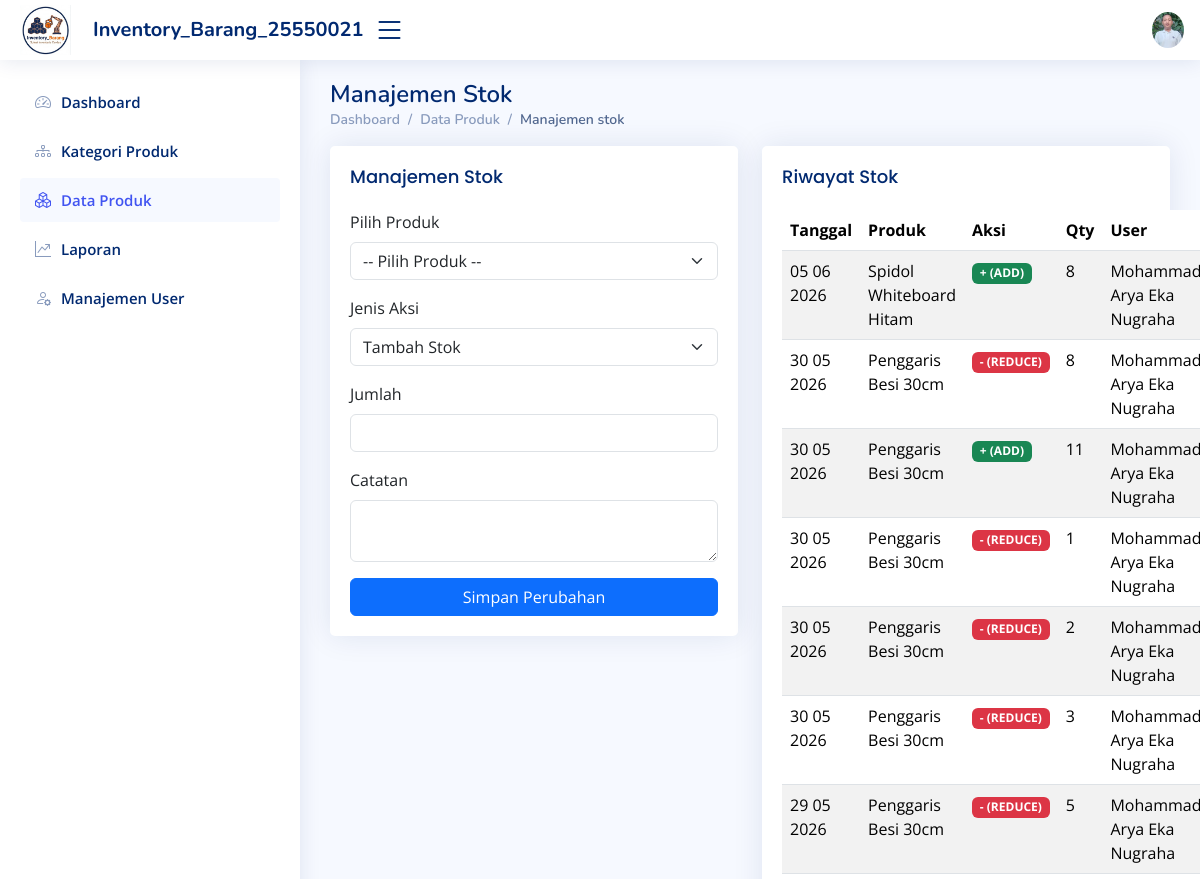
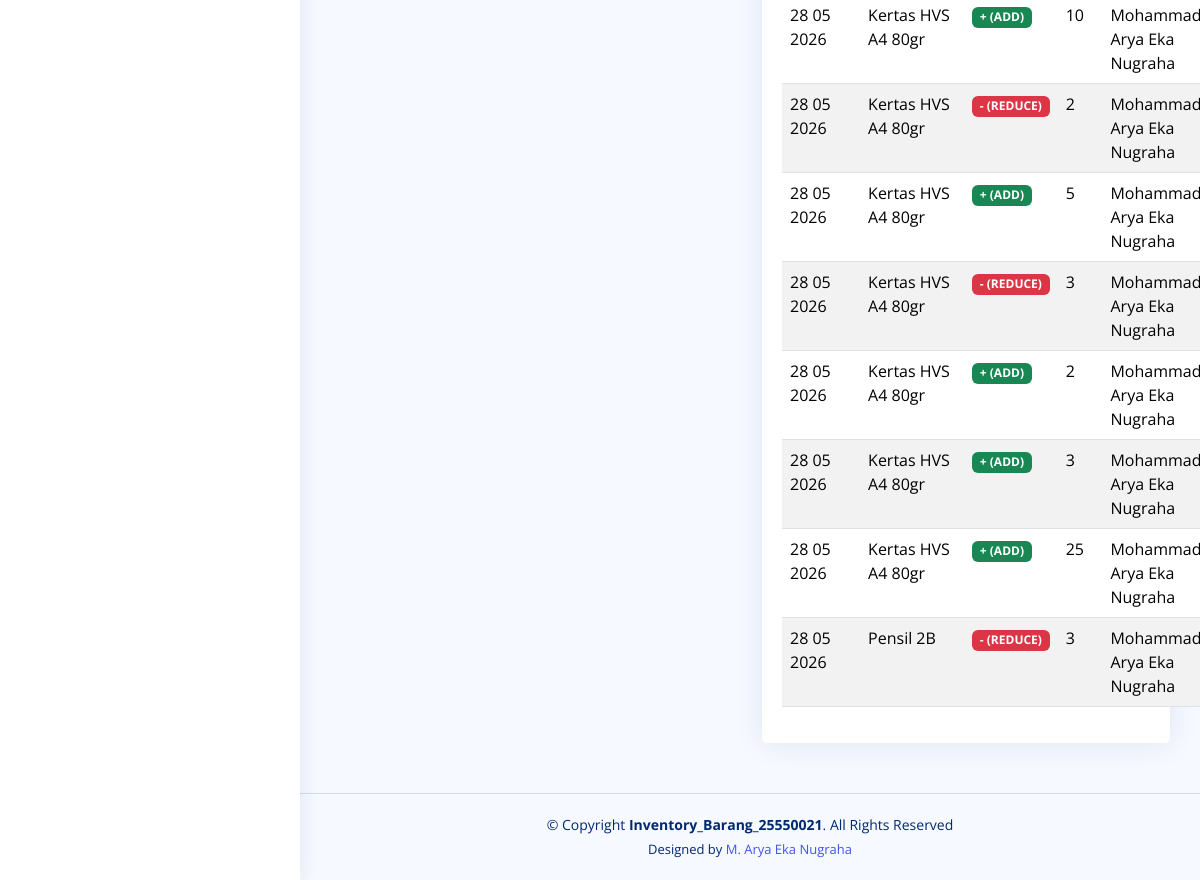
/stok.php (signed in), run on the app's committed database (2 pictures, top to bottom).
### tables this page shows
CREATE TABLE `stock_logs` (
  `id` int(11) NOT NULL,
  `product_id` int(11) NOT NULL,
  `change_type` enum('ADD','EDIT','REDUCE') NOT NULL,
  `qty` int(11) NOT NULL,
  `stock_before` int(11) NOT NULL,
  `stock_after` int(11) NOT NULL,
  `note` text DEFAULT NULL,
  `created_at` timestamp NOT NULL DEFAULT current_timestamp(),
  `created_by` int(11) NOT NULL
);

CREATE TABLE `products` (
  `id` int(11) NOT NULL,
  `category_id` int(11) NOT NULL,
  `PRODUCT_CODE` varchar(50) NOT NULL,
  `product_name` varchar(150) NOT NULL,
  `stock` int(11) NOT NULL DEFAULT 0,
  `min_stock` int(11) NOT NULL DEFAULT 0,
  `price` decimal(10,2) NOT NULL DEFAULT 0.00,
  `gambar` varchar(255) DEFAULT NULL,
  `created_at` timestamp NOT NULL DEFAULT current_timestamp(),
  `update_at` timestamp NOT NULL DEFAULT current_timestamp() ON UPDATE current_timestamp()
);

CREATE TABLE `users` (
  `id` int(11) NOT NULL,
  `name` varchar(100) NOT NULL,
  `email` varchar(100) NOT NULL,
  `password` varchar(255) NOT NULL,
  `role` enum('admin','staff') NOT NULL,
  `is_active` tinyint(1) DEFAULT 1,
  `created_at` timestamp NOT NULL DEFAULT current_timestamp()
);

### stok.php (the view, shortened to what this page needs)
<!DOCTYPE html>
<html lang="en">
<head>
  <link href="assets/vendor/bootstrap/css/bootstrap.min.css" rel="stylesheet">
  <link href="assets/vendor/bootstrap-icons/bootstrap-icons.css" rel="stylesheet">
  <link href="assets/vendor/boxicons/css/boxicons.min.css" rel="stylesheet">
  <link href="assets/vendor/quill/quill.snow.css" rel="stylesheet">
  <link href="assets/vendor/quill/quill.bubble.css" rel="stylesheet">
  <link href="assets/vendor/remixicon/remixicon.css" rel="stylesheet">
  <link href="assets/vendor/simple-datatables/style.css" rel="stylesheet">
  <link href="assets/css/style.css" rel="stylesheet">
  </head>
<body>
  <header id="header" class="header fixed-top d-flex align-items-center">
    <div class="d-flex align-items-center justify-content-between">
      <a href="index.php" class="logo d-flex align-items-center me-auto me-lg-0" style="max-width: none; width: auto;">
        <img src="assets/img/logo Inventory_Barang.png" alt="Logo" style="max-height: 50px;">
        <span class="d-none d-lg-block fs-5 ms-2" style="font-size: 24px; padding-left: 8px; white-space: nowrap;">Inventory_Barang_25550021</span>
      </a>
      <i class="bi bi-list toggle-sidebar-btn"></i>
        </div>
    <nav class="header-nav ms-auto">
      <ul class="d-flex align-items-center">
        <li class="nav-item dropdown pe-3">
          <a class="nav-link nav-profile d-flex align-items-center pe-0" href="#" data-bs-toggle="dropdown">
            <img src="assets/img/Profile-Arya.jpg" alt="Profile" class="rounded-circle">
          </a>
        </li>
      </ul>
    </nav>
  </header>
  <aside id="sidebar" class="sidebar">
    <?php
      $current_page = basename($_SERVER['PHP_SELF']);
    ?>
    <ul class="sidebar-nav" id="sidebar-nav">
      <li class="nav-item">
        <a class="nav-link <?php echo ($current_page == 'index.php') ? '' : 'collapsed'; ?>" href="index.php">
         	<i class="bi bi-speedometer2"></i>
          <span>Dashboard</span>
        </a>
      </li>
       <li class="nav-item">
        <a class="nav-link <?php echo ($current_page == 'kategori_produk.php') ? '' : 'collapsed'; ?>" href="kategori_produk.php">
          <i class="bi bi-diagram-3"></i>
          <span>Kategori Produk</span>
        </a>
      </li>
        <li class="nav-item">
        <a class="nav-link" href="produk.php" style="background: #f6f9ff; color: #4154f1;">
          <i class="bi bi-boxes" style="color: #4154f1;"></i>
          <span style="color: #4154f1; font-weight: 600;">Data Produk</span>
        </a>
      </li>
        <li class="nav-item">
        <a class="nav-link <?php echo ($current_page == 'laporan.php') ? '' : 'collapsed'; ?>" href="laporan.php">
          <i class="bi bi-graph-up-arrow"></i>
          <span>Laporan</span>
        </a>
      </li>
        <li class="nav-item">
        <a class="nav-link <?php echo ($current_page == 'users.php') ? '' : 'collapsed'; ?>" href="users.php">
          <i class="bi bi-person-gear"></i>
          <span>Manajemen User</span>
        </a>
      </li>
    </ul>
  </aside>
  <main id="main" class="main">
    <div class="pagetitle">
      <h1>Manajemen Stok</h1>
      <nav>
        <ol class="breadcrumb">
          <li class="breadcrumb-item"><a href="index.php">Dashboard</a></li>
          <li class="breadcrumb-item">Data Produk</li>
          <li class="breadcrumb-item active">Manajemen stok</li>
        </ol>
      </nav>
    </div>
    <section class="section">
        <div class="row">
            <div class="col-lg-6">
                <div class="card">
                    <div class="card-body">
                        <h5 class="card-title">Manajemen Stok</h5>
                        <form method="POST">
                            <div class="mb-3">
                                <label class="form-label">Pilih Produk</label>
                                <select name="product_id" class="form-select" required>
                                    <option selected disabled>-- Pilih Produk --</option>
                                    <?php
                                    include "koneksi.php";
                                    ?>
                                </select>
                            </div>
                            <div class="mb-3">
                                <label class="form-label">Jenis Aksi</label>
                                <select name="change_type" class="form-select">
                                    <option value="ADD">Tambah Stok</option>
                                </select>
                            </div>
                            <div class="mb-3">
                                <label class="form-label">Jumlah</label>
                                <input type="number" name="qty" class="form-control" required>
                            </div>
                            <div class="mb-3">
                                <label class="form-label">Catatan</label>
                                <textarea name="note" class="form-control" rows="2"></textarea>
                            </div>
                            <button type="submit" name="submit" class="btn btn-primary w-100">
                                Simpan Perubahan
                            </button>
                        </form>
                    </div>
                </div>
            </div>
            <div class="col-lg-6">
                <div class="card">
                    <div class="card-body">
                        <h5 class="card-title">Riwayat Stok</h5>
                        <table class="table table-striped">
                            <thead>
                                <tr>
                                   <th>Tanggal</th>
                                   <th>Produk</th>
                                   <th>Aksi</th>
                                   <th>Qty</th>
                                   <th>User</th>
                                </tr>
                            </thead>
                            <tbody>
                                <?php
                                $query = mysqli_query($conn, "
  SELECT sl.*, p.product_name, u.name
  FROM stock_logs sl
  JOIN products p ON sl.product_id = p.id
  JOIN users u ON sl.created_by = u.id
  ORDER BY sl.created_at DESC
");
                                while ($row = mysqli_fetch_assoc($query)) {
                                    $badge = $row['change_type'] == 'ADD'
                                        ? "<span class='badge bg-success'>+ (ADD)</span>"
                                        : "<span class='badge bg-danger'>- (REDUCE)</span>";
                                             echo "<tr>
    <td>" . date('d m Y', strtotime($row['created_at'])) ."</td>
    <td>{$row['product_name']}</td>
    <td>$badge</td>
    <td>{$row['qty']}</td>
    <td>{$row['name']}</td>
</tr>";
                                }
                                ?>
                            </tbody>
                        </table>
                    </div>
                </div>
            </div>
   </div>
</section>
  </main>
  <footer id="footer" class="footer">
    <div class="copyright">
      &copy; Copyright <strong><span>Inventory_Barang_25550021</span></strong>. All Rights Reserved
    </div>
    <div class="credits">
      Designed by <a href="https://instagram.com/aragsbshs/" target="_blank">M. Arya Eka Nugraha</a>
    </div>
  </footer>
</body>
</html>

### assets/css/style.css (style rules this page uses)
:root { scroll-behavior: smooth; }
body { font-family: "Open Sans", sans-serif; background: #f6f9ff; color: #444444; }
a { color: #4154f1; text-decoration: none; }
h1, h2, h3, h4, h5, h6 { font-family: "Nunito", sans-serif; }
#main { margin-top: 60px; padding: 20px 30px; transition: all 0.3s; }
.pagetitle { margin-bottom: 10px; }
.pagetitle h1 { font-size: 24px; margin-bottom: 0; font-weight: 600; color: #012970; }
.card { margin-bottom: 30px; border: none; border-radius: 5px; box-shadow: 0px 0 30px rgba(1, 41, 112, 0.1); }
.card-title { padding: 20px 0 15px 0; font-size: 18px; font-weight: 500; color: #012970; font-family: "Poppins", sans-serif; }
.card-body { padding: 0 20px 20px 20px; }
.breadcrumb { font-size: 14px; font-family: "Nunito", sans-serif; color: #899bbd; font-weight: 600; }
.breadcrumb a { color: #899bbd; transition: 0.3s; }
.breadcrumb .breadcrumb-item::before { color: #899bbd; }
.breadcrumb .active { color: #51678f; font-weight: 600; }
.logo { line-height: 1; }
@media (min-width: 1200px) { .logo { width: 280px; } }
.logo img { max-height: 26px; margin-right: 6px; }
.logo span { font-size: 26px; font-weight: 700; color: #012970; font-family: "Nunito", sans-serif; }
.header { transition: all 0.5s; z-index: 997; height: 60px; box-shadow: 0px 2px 20px rgba(1, 41, 112, 0.1); background-color: #fff; padding-left: 20px; }
.header .toggle-sidebar-btn { font-size: 32px; padding-left: 10px; cursor: pointer; color: #012970; }
.header-nav ul { list-style: none; }
.header-nav>ul { margin: 0; padding: 0; }
.header-nav .nav-profile { color: #012970; }
.header-nav .nav-profile img { max-height: 36px; }
.sidebar { position: fixed; top: 60px; left: 0; bottom: 0; width: 300px; z-index: 996; transition: all 0.3s; padding: 20px; overflow-y: auto; scrollbar-width: thin; scrollbar-color: #aab7cf transparent; box-shadow: 0px 0px 20px rgba(1, 41, 112, 0.1); background-color: #fff; }
@media (min-width: 1200px) { #main, #footer { margin-left: 300px; } }
.sidebar-nav { padding: 0; margin: 0; list-style: none; }
.sidebar-nav li { padding: 0; margin: 0; list-style: none; }
.sidebar-nav .nav-item { margin-bottom: 5px; }
.sidebar-nav .nav-link { display: flex; align-items: center; font-size: 15px; font-weight: 600; color: #4154f1; transition: 0.3; background: #f6f9ff; padding: 10px 15px; border-radius: 4px; }
.sidebar-nav .nav-link i { font-size: 16px; margin-right: 10px; color: #4154f1; }
.sidebar-nav .nav-link.collapsed { color: #012970; background: #fff; }
.sidebar-nav .nav-link.collapsed i { color: #899bbd; }
.footer { padding: 20px 0; font-size: 14px; transition: all 0.3s; border-top: 1px solid #cddfff; }
.footer .copyright { text-align: center; color: #012970; }
.footer .credits { padding-top: 5px; text-align: center; font-size: 13px; color: #012970; }

### data on the page
stock_logs: created_at "05 06 2026", product.product_name "Spidol Whiteboard Hitam", change_type "+ (ADD)", qty "8", created_by.name "Mohammad Arya Eka Nugraha"
stock_logs: created_at "30 05 2026", product.product_name "Penggaris Besi 30cm", change_type "- (REDUCE)", qty "8", created_by.name "Mohammad Arya Eka Nugraha"
stock_logs: created_at "30 05 2026", product.product_name "Penggaris Besi 30cm", change_type "+ (ADD)", qty "11", created_by.name "Mohammad Arya Eka Nugraha"
stock_logs: created_at "30 05 2026", product.product_name "Penggaris Besi 30cm", change_type "- (REDUCE)", qty "1", created_by.name "Mohammad Arya Eka Nugraha"
stock_logs: created_at "30 05 2026", product.product_name "Penggaris Besi 30cm", change_type "- (REDUCE)", qty "2", created_by.name "Mohammad Arya Eka Nugraha"
stock_logs: created_at "30 05 2026", product.product_name "Penggaris Besi 30cm", change_type "- (REDUCE)", qty "3", created_by.name "Mohammad Arya Eka Nugraha"
stock_logs: created_at "29 05 2026", product.product_name "Penggaris Besi 30cm", change_type "- (REDUCE)", qty "5", created_by.name "Mohammad Arya Eka Nugraha"
stock_logs: created_at "28 05 2026", product.product_name "Kertas HVS A4 80gr", change_type "+ (ADD)", qty "10", created_by.name "Mohammad Arya Eka Nugraha"
stock_logs: created_at "28 05 2026", product.product_name "Kertas HVS A4 80gr", change_type "- (REDUCE)", qty "2", created_by.name "Mohammad Arya Eka Nugraha"
stock_logs: created_at "28 05 2026", product.product_name "Kertas HVS A4 80gr", change_type "+ (ADD)", qty "5", created_by.name "Mohammad Arya Eka Nugraha"
stock_logs: created_at "28 05 2026", product.product_name "Kertas HVS A4 80gr", change_type "- (REDUCE)", qty "3", created_by.name "Mohammad Arya Eka Nugraha"
stock_logs: created_at "28 05 2026", product.product_name "Kertas HVS A4 80gr", change_type "+ (ADD)", qty "2", created_by.name "Mohammad Arya Eka Nugraha"
stock_logs: created_at "28 05 2026", product.product_name "Kertas HVS A4 80gr", change_type "+ (ADD)", qty "3", created_by.name "Mohammad Arya Eka Nugraha"
stock_logs: created_at "28 05 2026", product.product_name "Kertas HVS A4 80gr", change_type "+ (ADD)", qty "25", created_by.name "Mohammad Arya Eka Nugraha"
stock_logs: created_at "28 05 2026", product.product_name "Pensil 2B", change_type "- (REDUCE)", qty "3", created_by.name "Mohammad Arya Eka Nugraha"
